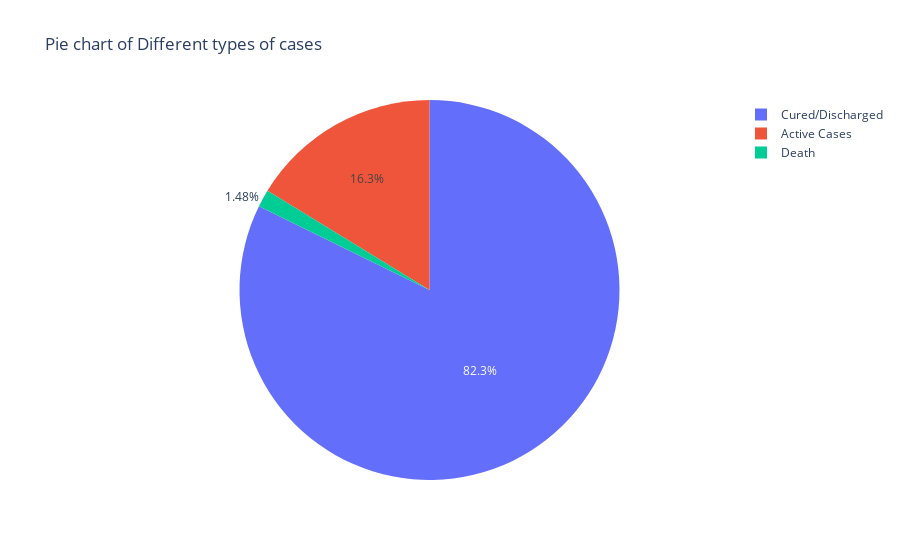

Notebook code for this chart:
### Code cell
activecases=statecases['Active Cases'].sum()
cured=statecases['Cured/Discharged'].sum()
death=statecases['Death'].sum()

labels=['Active Cases','Cured/Discharged','Death']
values=[activecases,cured,death]
fig = go.Figure(data=[go.Pie(labels=labels, values=values)])
fig.update_layout(title=" Pie chart of Different types of cases")
fig.show()

### Figure 1 — Plotly figure (JSON) as saved in the notebook; plotly's stock layout.template omitted (floating-point values rounded to 4 significant figures)
{"data": [{"labels": ["Active Cases", "Cured/Discharged", "Death"], "type": "pie", "values": [1183736, 5988822, 107416]}], "layout": {"title": {"text": " Pie chart of Different types of cases"}}}
